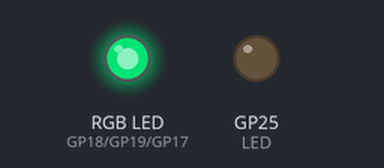
Bench run of a program on a simulated Raspberry Pi Pico. On the bench: an RGB LED mixed from three pins (HIGH = lit), output pins drawn as LEDs (lit = HIGH). Dim RGB values are drawn brighter than linear.

Above: at 0.1 s.
At 8.5 s:
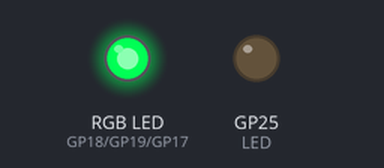
At 19.9 s:
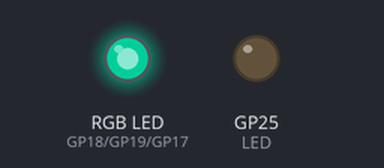
At 39.7 s:
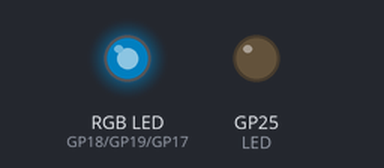
Timing chart, 0 to 40.0 s (numbered marks = the images above):
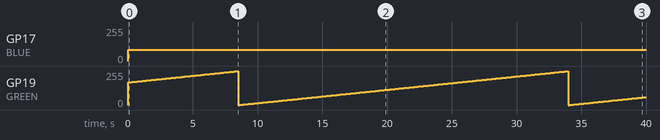

Measured:
- by itself, GP17 (BLUE): 0/255 → 85/255 at 0.00 s
- by itself, GP19 (GREEN): ramps from 0/255 to 254/255 and jumps back, once every 25.5 s

The program:

main.cpp
```cpp
#include <Arduino.h>

const int LED = 25;
const int BLUE = 17;
const int RED = 18;
const int GREEN = 19;

void setup() {
  pinMode(LED, OUTPUT);
  pinMode(BLUE, OUTPUT);
  pinMode(RED, OUTPUT);
  pinMode(GREEN, OUTPUT);
}

void loop() {
  for(int r=0; r<256; r++) {
    for (int b=85; b<256; b++){
      for (int g=170; g<256; g++){
        if (r==255) {
          r=0;
        }
        if (b==255) {
          b=0;
        }
        if (g==255) {
          g=0;
        }
        analogWrite(RED, r);
        analogWrite(BLUE, b);
        analogWrite(GREEN, g);
        delay(100);
      }
  }
  }
}
```
